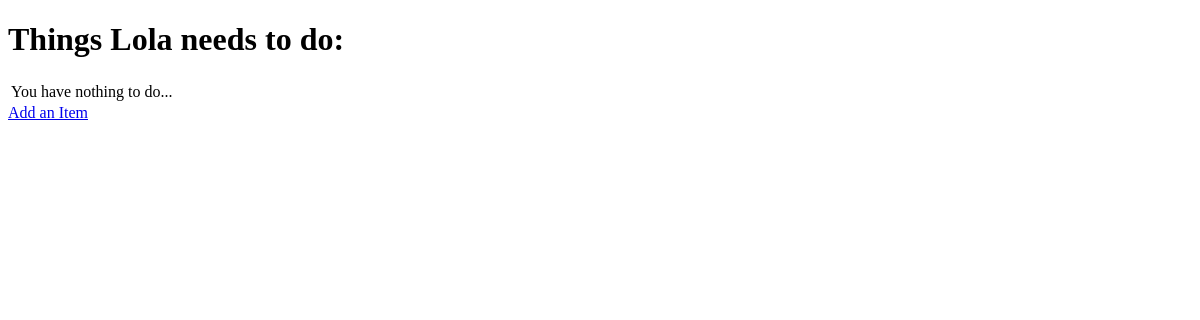
Before: / with the older database file.
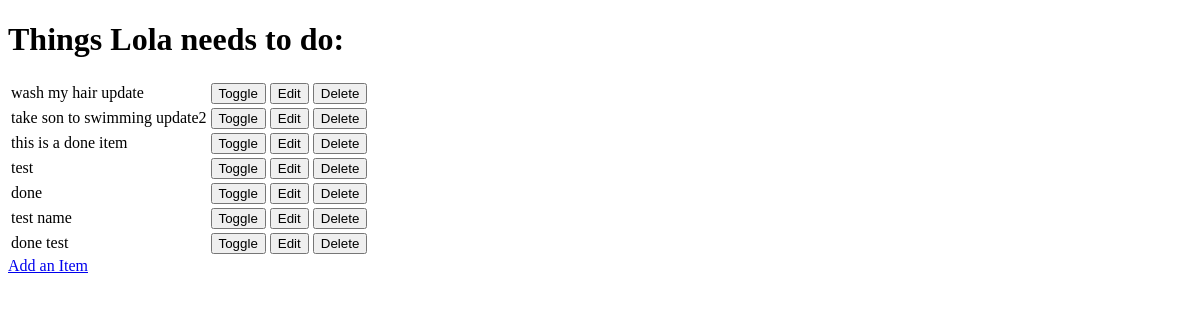
After: the same page with the newer database file.
### todo/models.py (models this page shows, shortened)
class Item(models.Model):
    name = models.CharField(max_length=50, null=False, blank=False)
    done = models.BooleanField(null=False, blank=False, default=False)

### todo/views.py (the view)
# urls.py: path('', views.get_todo_list, name='get_todo_list'),
def get_todo_list(request):
    items = Item.objects.all()
    context = {
        'items': items
    }
    return render(request, 'todo/todo_list.html', context)

### todo/templates/todo/todo_list.html (shortened to what this page needs)
<!DOCTYPE html>
<html lang="en">
<head>
</head>
<body>
    <h1>Things Lola needs to do:</h1>
    <table>
        {% for item in items %}
            <tr>
                {% if item.done%}
                <td>
                    <strike>{{ item.name }}</strike>
                </td>
                {% else %}
                <td>{{ item.name }}</td>
                {% endif %}
                <td>
                    <a href="/toggle/{{ item.id }}">
                        <button>Toggle</button>
                    </a>
                </td>
                <td>
                    <a href="/edit/{{ item.id }}">
                        <button>Edit</button>
                    </a>
                </td>
                <td>
                    <a href="/delete/{{ item.id }}">
                        <button>Delete</button>
                    </a>
                </td>
            </tr>
            {% empty %}
                <tr>
                    <td>You have nothing to do...</td>
                </tr>
        {% endfor %}
    </table>
    <a href="/add">Add an Item</a>
</body>
</html>

Changed rows visible on the page:
added Item: name "wash my hair update"
added Item: name "take son to swimming update2"
added Item: name "this is a done item"
added Item: name "test"
added Item: name "done"
added Item: name "test name"
added Item: name "done test"
Other visible differences:
text no longer shown: "You have nothing to do..."
